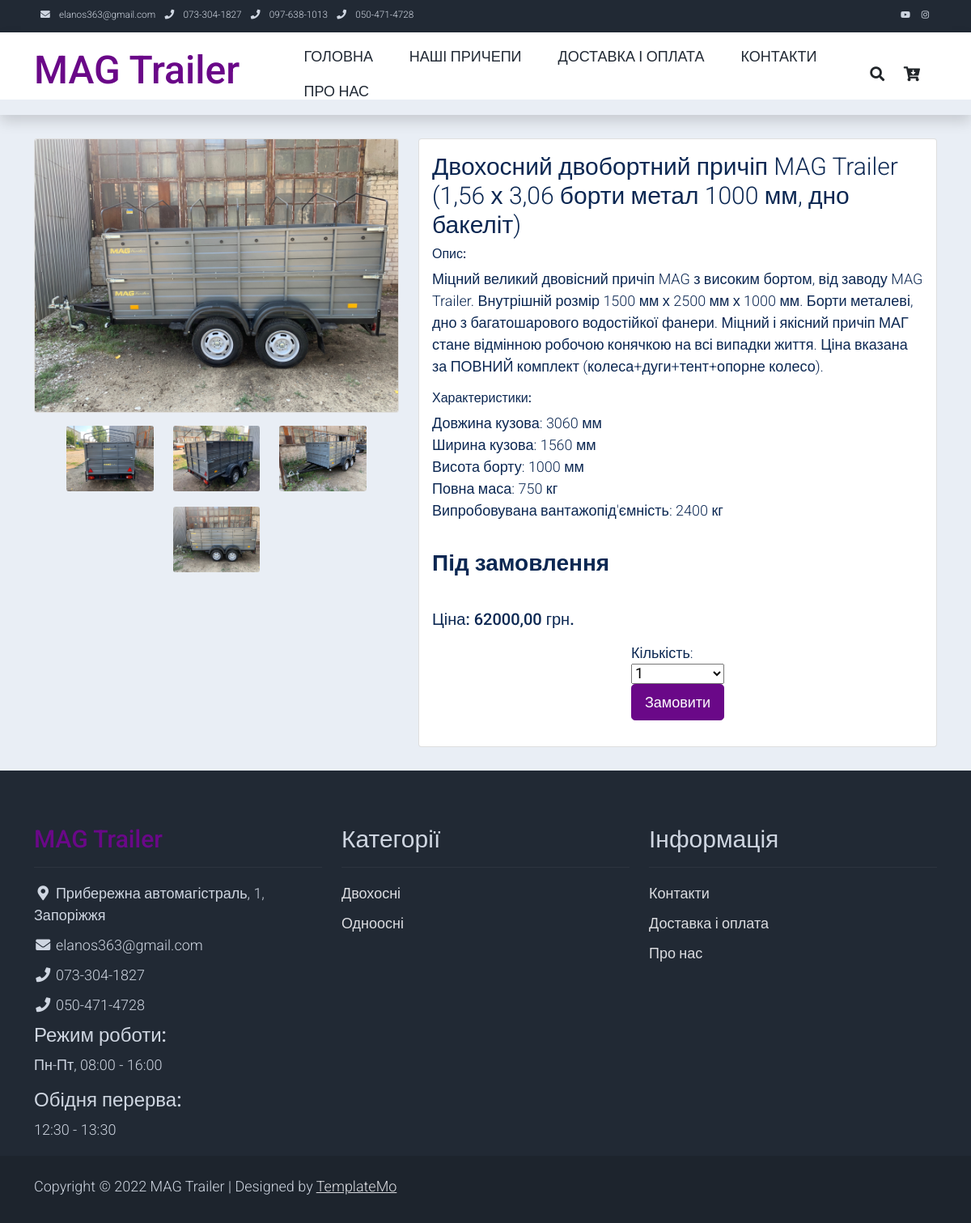
The page /product/dvohosnij-dvobortnij-prichip-mag-trailer-156-h-306-borti-metal-1000-mm-dno-bakelit/ on the database its author committed.
### pages/models.py (models this page shows, shortened)
class Product(models.Model):
    category = models.ForeignKey(Category, on_delete=models.CASCADE, related_name='products', verbose_name='Категорія')
    name = models.CharField(max_length=100, db_index=True, verbose_name='Товар')
    slug = models.SlugField(max_length=100, db_index=True, unique=True)
    description = models.TextField(blank=True)
    price = models.DecimalField(max_digits=10, decimal_places=2, verbose_name="Ціна")
    stock = models.PositiveIntegerField(verbose_name='Залишок')
    available = models.BooleanField(default=True, verbose_name='Опубліковано')
    created = models.DateTimeField(auto_now_add=True, verbose_name='Дата створнення')
    updated = models.DateTimeField(auto_now=True, verbose_name='Дата оновлення')
    availability = models.CharField(max_length=30, verbose_name='Наявність')
    width = models.IntegerField(verbose_name='Ширина кузова')
    length = models.IntegerField(verbose_name='Довжина кузова')
    height = models.IntegerField(verbose_name='Висота борту')
    full_weight = models.IntegerField(verbose_name='Повна маса')
    max_weight = models.IntegerField(verbose_name="Вантажопід'ємність")
    image = models.ImageField(upload_to='products_images/%Y/%m/%d', blank=True, null=True)
    class Meta:
        ordering = ('price', 'name', 'category')
        indexes = [
            models.Index(fields=['id', 'slug'])
        ]
        verbose_name = 'Товар'
        verbose_name_plural = 'Товари'

class ProductImages(models.Model):
    product = models.ForeignKey(Product, on_delete=models.CASCADE, verbose_name='Товар')
    image = models.ImageField(upload_to='products_images/%Y/%m/%d', blank=True)
    class Meta:
        ordering = ('product', )
        verbose_name = 'Зображення'
        verbose_name_plural = 'Зображення'

class Category(models.Model):
    name = models.CharField(max_length=100, db_index=True, verbose_name='Категорія')
    slug = models.SlugField(max_length=100, db_index=True, unique=True)
    image = models.ImageField(upload_to='products_images/%Y/%m/%d', blank=True, null=True)
    available = models.BooleanField(default=True, null=True, verbose_name='Опубліковано')
    class Meta:
        ordering = ('name', )
        verbose_name = 'Категорія'
        verbose_name_plural = 'Категорії'
    def get_absolute_url(self):
        return reverse('show_categories', kwargs={'cat_slug': self.slug})

### pages/views.py (the view)
# urls.py: path('product/<slug:product_slug>/', ShowProduct.as_view(), name='product'),
class ShowProduct(PagesMixin, DetailView):
    model = Product
    template_name = 'pages/product.html'
    slug_url_kwarg = 'product_slug'
    def get_context_data(self, *, object_list=None, **kwargs):
        context = super().get_context_data(**kwargs)
        context['photos'] = ProductImages.objects.filter(product_id=context['product'].id)
        context['form'] = CartAddProductForm
        c_def = self.get_user_context(title=context['product'].name)
        return dict(list(context.items()) + list(c_def.items()))

### cart/cart.py (called while the page is built)
    def __len__(self):
        return sum(item['quantity'] for item in self.cart.values())

### cart/context_processors.py (called while the page is built)
def cart(request):
    return {'cart': Cart(request)}

### pages/templatetags/pages_tags.py (called while the page is built)
@register.simple_tag(name='getcats')
def get_categories():
    return Category.objects.filter(available=True)

### pages/utils.py (called while the page is built)
    def get_user_context(self, **kwargs):
        context = kwargs
        context['menu'] = menu
        if 'cat_selected' not in context:
            context['cat_selected'] = None
        return context

### pages/templates/pages/product.html (shortened to what this page needs)
{% extends 'pages/base.html' %}
{% block content %}
    <section class="bg-light">
        <div class="container pb-5">
            <div class="row">
                <div class="col-lg-5 mt-5">
                    <div class="card mb-3">
                        <img class="card-img img-fluid" src="{{product.image.url}}" alt="Card image cap" id="product-detail">
                    </div>
                    <div class="row">
                        <div id="multi-item-example" class="col-10 carousel slide carousel-multi-item" data-bs-ride="carousel">
                            <div class="carousel-inner product-links-wap" role="listbox">
                                <div class="carousel-item active">
                                    <div class="row">
                                        {% for p in photos %}
                                        <div class="col-4">
                                            <a href="#">
                                                <img class="card-img img-fluid" src="{{p.image.url}}">
                                            </a>
                                        </div>
                                        {% endfor %}
                                    </div>
                                </div>
                            </div>
                        </div>
                    </div>
                </div>
                <div class="col-lg-7 mt-5">
                    <div class="card">
                        <div class="card-body">
                            <h1 class="h2">{{product.name}}</h1>
                            <h6>Опис:</h6>
                            <p>{{product.description}}</p>
                            <h6>Характеристики:</h6>
                            <ul class="list-unstyled pb-3">
                                <li>Довжина кузова: {{product.length}} мм</li>
                                <li>Ширина кузова: {{product.width}} мм</li>
                                <li>Висота борту: {{product.height}} мм</li>
                                <li>Повна маса: {{product.full_weight}} кг</li>
                                <li>Випробовувана вантажопід'ємність: {{product.max_weight}} кг</li>
                            </ul>
                            <p><strong><h3>{{product.availability}}</h3></strong></p>
                            <p class="h3 py-2"><h5>Ціна: {{product.price}} грн.</h5></p>
                            <form action="{% url 'cart:cart_add' product.id %}" method="post">
                                <div class="row pb-3">
                                    <div class="col d-grid">
                                        {{ form }}
                                        {% if product.availability == 'Під замовлення' %}
                                        <input type="submit" class="btn btn-success btn-lg" value="Замовити">
                                        {% else %}
                                        <input type="submit" class="btn btn-success btn-lg" value="Купити">
                                        {% endif %}
                                    </div>
                                </div>
                            </form>
                        </div>
                    </div>
                </div>
            </div>
        </div>
    </section>
{% endblock %}

### pages/templates/pages/base.html (shortened to what this page needs)
<!DOCTYPE html>
<html lang="uk">
{% load static %}
<head>
    <link rel="stylesheet" href="{% static 'pages/css/bootstrap.min.css' %}">
    <link rel="stylesheet" href="{% static 'pages/css/templatemo.css' %}">
    <link rel="stylesheet" href="{% static 'pages/css/fontawesome.min.css' %}">
</head>
<body>
    <nav class="navbar navbar-expand-lg bg-dark navbar-light d-none d-lg-block" id="templatemo_nav_top">
        <div class="container text-light">
            <div class="w-100 d-flex justify-content-between">
                <div>
                    <i class="fa fa-envelope mx-2"></i>
                    <a class="navbar-sm-brand text-light text-decoration-none">elanos363@gmail.com</a>
                    <i class="fa fa-phone mx-2"></i>
                    <a class="navbar-sm-brand text-light text-decoration-none">073-304-1827</a>
                    <i class="fa fa-phone mx-2"></i>
                    <a class="navbar-sm-brand text-light text-decoration-none">097-638-1013</a>
                    <i class="fa fa-phone mx-2"></i>
                    <a class="navbar-sm-brand text-light text-decoration-none">050-471-4728</a>
                </div>
                <div>
                    <a class="text-light" href="https://www.youtube.com/" target="_blank" rel="sponsored"><i class="fab fa-youtube fa-sm fa-fw me-2"></i></a>
                    <a class="text-light" href="https://www.instagram.com/" target="_blank"><i class="fab fa-instagram fa-sm fa-fw me-2"></i></a>
                </div>
            </div>
        </div>
    </nav>
    <nav class="navbar navbar-expand-lg navbar-light shadow">
        <div class="container d-flex justify-content-between align-items-center">
            <a class="navbar-brand text-success logo h1 align-self-center" href="{% url 'home' %}">
                MAG Trailer
            </a>
            <div class="align-self-center collapse navbar-collapse flex-fill  d-lg-flex justify-content-lg-between" id="templatemo_main_nav">
                <div class="flex-fill">
                    <ul class="nav navbar-nav d-flex justify-content-between mx-lg-auto">
                        {% for m in menu %}
                        <li class="nav-item">
                            <a class="nav-link" href="{% url m.url_name %}">{{ m.title }}</a>
                        </li>
                        {% endfor %}
                    </ul>
                </div>
                <div class="navbar align-self-center d-flex">
                    <a class="nav-icon d-none d-lg-inline" href="#" data-bs-toggle="modal" data-bs-target="#templatemo_search">
                        <i class="fa fa-fw fa-search text-dark mr-2"></i>
                    </a>
                    <a class="nav-icon position-relative text-decoration-none" href="{% url 'cart:cart_detail' %}">
                        <i class="fa fa-fw fa-cart-arrow-down text-dark mr-1"></i>
                    </a>
                </div>
            </div>
        </div>
    </nav>
{% block content %}
{% endblock %}
    <footer class="bg-dark" id="tempaltemo_footer">
        <div class="container">
            <div class="row">
                <div class="col-md-4 pt-5">
                    <h2 class="h2 text-success border-bottom pb-3 border-light logo">MAG Trailer</h2>
                    <ul class="list-unstyled text-light footer-link-list">
                        <li>
                            <i class="fas fa-map-marker-alt fa-fw"></i>
                            Прибережна автомагістраль, 1, Запоріжжя
                        </li>
                        <li>
                            <i class="fa fa-envelope fa-fw"></i>
                            elanos363@gmail.com
                        </li>
                        <li>
                            <i class="fa fa-phone fa-fw"></i>
                            073-304-1827
                        </li>
                        <li>
                            <i class="fa fa-phone fa-fw"></i>
                            050-471-4728
                        </li>
                        <li>
                            <h4 class="text-decoration-none">Режим роботи:</h4>
                            <p>Пн-Пт, 08:00 - 16:00</p>
                            <h4 class="text-decoration-none">Обідня перерва:</h4>
                            <p>12:30 - 13:30</p>
                        </li>
                    </ul>
                </div>
                <div class="col-md-4 pt-5">
                    <h2 class="h2 text-light border-bottom pb-3 border-light">Категорії</h2>
                    <ul class="list-unstyled text-light footer-link-list">
                        {% load pages_tags %}
                        {% getcats as categories %}
                        {% for c in categories %}
                        <li><a class="text-decoration-none" href="{{c.get_absolute_url}}">{{c.name}}</a></li>
                        {% endfor %}
                    </ul>
                </div>
                <div class="col-md-4 pt-5">
                    <h2 class="h2 text-light border-bottom pb-3 border-light">Інформація</h2>
                    <ul class="list-unstyled text-light footer-link-list">
                        <li><a class="text-decoration-none" href="{% url 'contacts' %}">Контакти</a></li>
                        <li><a class="text-decoration-none" href="{% url 'buy_and_delivery' %}">Доставка і оплата</a></li>
                        <li><a class="text-decoration-none" href="{% url 'about' %}">Про нас</a></li>
                    </ul>
                </div>
            </div>
        </div>
        <div class="w-100 bg-black py-3">
            <div class="container">
                <div class="row pt-2">
                    <div class="col-12">
                        <p class="text-left text-light">
                            Copyright &copy; 2022 MAG Trailer
                            | Designed by <a rel="sponsored" href="https://templatemo.com" target="_blank">TemplateMo</a>
                        </p>
                    </div>
                </div>
            </div>
        </div>
    </footer>
</body>
</html>

### pages/static/pages/css/templatemo.css (style rules this page uses)
body, ul, li, p, a, label, input, div { font-family: 'Roboto', sans-serif; font-size: 18px !important; font-weight: 300 !important; }
.h1 { font-family: 'Roboto', sans-serif; font-size: 48px !important; font-weight: 200 !important; }
.h2 { font-family: 'Roboto', sans-serif; font-size: 30px !important; font-weight: 300; }
.h3 { font-family: 'Roboto', sans-serif; font-size: 22px !important; }
.logo { font-weight: 500 !important; }
.text-success { color: #6A0888 !important; }
.text-light { color: #cfd6e1 !important; }
.bg-dark { background-color: #212934 !important; }
.bg-light { background-color: #e9eef5 !important; }
.bg-black { background-color: #1d242d !important; }
.btn-success { background-color: #6A0888 !important; border-color: #6A0888 !important; }
#templatemo_nav_top { min-height: 40px; }
#templatemo_nav_top * { font-size: .9em !important; }
#templatemo_main_nav a { color: #212934; }
#templatemo_main_nav .navbar .nav-icon { margin-right: 20px; }
#tempaltemo_footer a { color: #dcdde1; }
#tempaltemo_footer ul.footer-link-list li { padding-top: 10px; }
#tempaltemo_footer .border-light { border-color: #2d343f !important; }
@media (min-width: 768px) { #templatemo_main_nav .navbar-nav { max-width: 450px; } }
@media (min-width: 992px) { #templatemo_main_nav .navbar-nav { max-width: 650px; } }

### rows shown on the page
Product: image (picture), name "Двохосний двобортний причіп MAG Trailer (1,56 х 3,06 борти метал 1000 мм, дно бакеліт)", description "Міцний великий двовісний причіп MAG з високим бортом, від заводу MAG Trailer. Внутрішній розмір 1500 мм х 2500 мм х 1000 мм. Борти металеві, дно з багатошарового водостійкої фанери. Міцний і якісний причіп МАГ стане відмінною робочою конячкою на всі випадки життя. Ціна вказана за ПОВНИЙ комплект (колеса+дуги+тент+опорне колесо).", length "3060", width "1560", height "1000", full_weight "750", max_weight "2400", price "62000,00"
ProductImages: image (picture)
ProductImages: image (picture)
ProductImages: image (picture)
ProductImages: image (picture)
Category: name "Двохосні"
Category: name "Одноосні"

### other values the page prints
{{ m.title }} "ГОЛОВНА" "НАШІ ПРИЧЕПИ" "ДОСТАВКА І ОПЛАТА" "КОНТАКТИ" "ПРО НАС"
